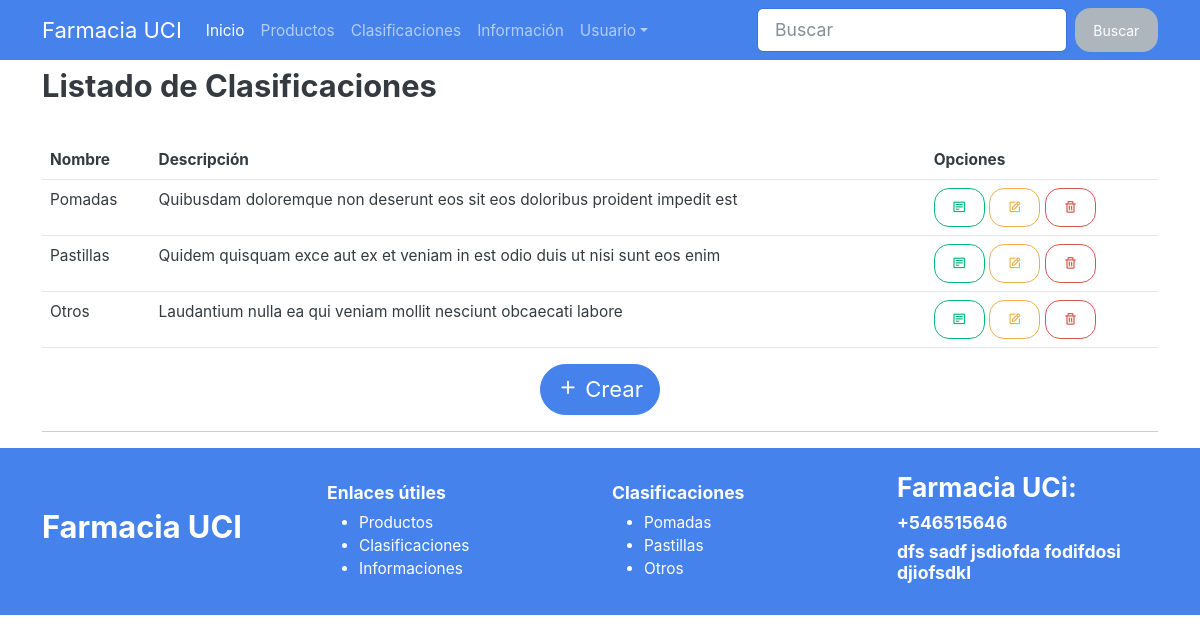
/listar-clasificacion/, run on the app's committed database.
### app_core/models.py (models this page shows, shortened)
class Categoria(models.Model):
    nombre = models.CharField("Nombre", max_length=120)
    descripcion = models.TextField('Descripción', null=True, blank=True)
    class Meta:
        verbose_name = 'Clasificación'
        verbose_name_plural = 'Clasificaciones'

class Farmacia(SingletonModel):
    nombre = models.CharField('Nombre', max_length=120)
    direccion = models.TextField('Dirección')
    telefono = models.CharField('Teléfono', max_length=15)
    capacidad = models.PositiveIntegerField('Capacidad', )

### app_core/views/categoria.py (the view)
# urls.py: path('listar-clasificacion/', ListarCategoria.as_view(), name='categoria-list'),
class ListarCategoria(generic.ListView):
    model = Categoria
    template_name = 'pages/table-list.html'
    def get_queryset(self):
        qs = super().get_queryset()
        if self.request.GET.get('search'):
            return qs.filter(nombre__icontains=self.request.GET.get('search'))
        return qs
    def get_context_data(self, *, object_list=None, **kwargs):
        context = super().get_context_data()
        context['text'] = 'Listado de Clasificaciones'
        context['add_url'] = reverse_lazy('categoria-crear')
        context['farmacia'] = Farmacia.objects.first() if Farmacia.objects.exists() else None
        context['clasificion_list'] = Categoria.objects.all()
        return context

### templates/pages/table-list.html
{% extends 'components/table-list.html' %}
{% block thead %}
    <th>Nombre</th>
    <th>Descripción</th>
    <th>Opciones</th>
{% endblock %}
{% block tbody %}
    {% for object in object_list %}
        <tr class="">
            <td>{{ object.nombre }}</td>
            <td>{{ object.descripcion }}</td>
            <td>
                <a href="{% url 'categoria-filter' object.pk %}" class="btn btn-outline-success" title="Filtrar"><i
                        class="bx bx-detail"></i></a>
                <a href="{% url 'categoria-editar' object.pk %}" title="Editar" class="btn btn-outline-warning"><i
                        class="bx bx-edit"></i></a>
                <a href="{% url 'categoria-eliminar' object.pk %}" class="btn btn-outline-danger" title="Eliminar"><i
                        class="bx bx-trash"></i></a>
            </td>
        </tr>
    {% endfor %}
{% endblock %}

### templates/components/footer.html
<footer class="main-footer bg-primary text-white">
    <div class="container py-4">
        <div class="row d-flex align-items-center">
            <div class="col-lg-3 col-md-4 col-sm-6 col-12">
                <a href="{% if farmacia %}{% url 'farmacia-editar' farmacia.pk %}{% else %}{% url 'farmacia-crear' %}{% endif %}"
                   class="nav-link"><h3>Farmacia UCI</h3></a>
            </div>
            <div class="col-lg-3 col-md-4 col-sm-6 col-12">
                <a class="nav-link"><h6>Enlaces útiles</h6></a>
                <ul class="mb-0">
                    <li><a href="{% url 'producto-list' %}" class="nav-link">Productos</a></li>
                    <li><a href="{% url 'categoria-list' %}" class="nav-link">Clasificaciones</a></li>
                    <li><a href="#!" class="nav-link">Informaciones</a></li>
                </ul>
            </div>
            <div class="col-lg-3 col-md-4 col-sm-6 col-12">
                <a class="nav-link"><h6>Clasificaciones</h6></a>
                <ul class="mb-0">
                    {% for clasificion in clasificion_list %}
                        <li><a href="{% url 'categoria-filter' clasificion.pk %}"
                               class="nav-link">{{ clasificion.nombre }}</a></li>
                    {% endfor %}
                </ul>
            </div>
            <div class="col-lg-3 col-md-4 col-sm-6 col-12">
                <h4>{{ farmacia.nombre }}:</h4>
                <h6>{{ farmacia.telefono }}</h6>
                <h6>{{ farmacia.direccion }}</h6>
            </div>
        </div>
    </div>
</footer>

### data on the page
Categoria: nombre "Pomadas", descripcion "Quibusdam doloremque non deserunt eos sit eos doloribus proident impedit est"
Categoria: nombre "Pastillas", descripcion "Quidem quisquam exce aut ex et veniam in est odio duis ut nisi sunt eos enim"
Categoria: nombre "Otros", descripcion "Laudantium nulla ea qui veniam mollit nesciunt obcaecati labore"
Farmacia: nombre "Farmacia UCi", telefono "+546515646", direccion "dfs sadf jsdiofda fodifdosi djiofsdkl"

### other printed values
{{ text }} "Listado de Clasificaciones"
